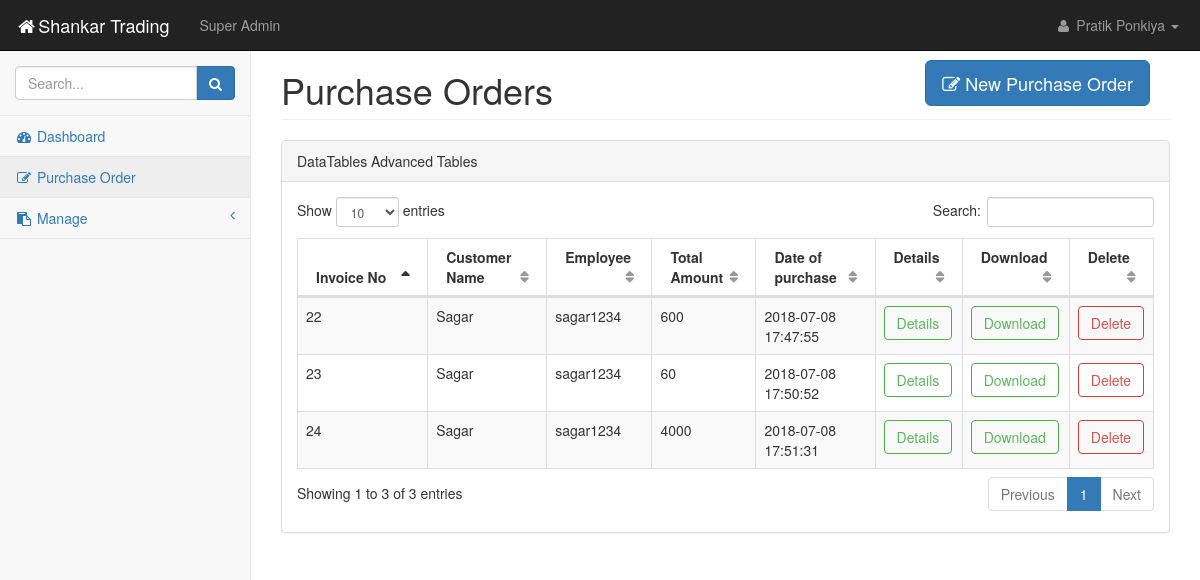
Before: /pages/tables5.php (signed in) with the older database file.
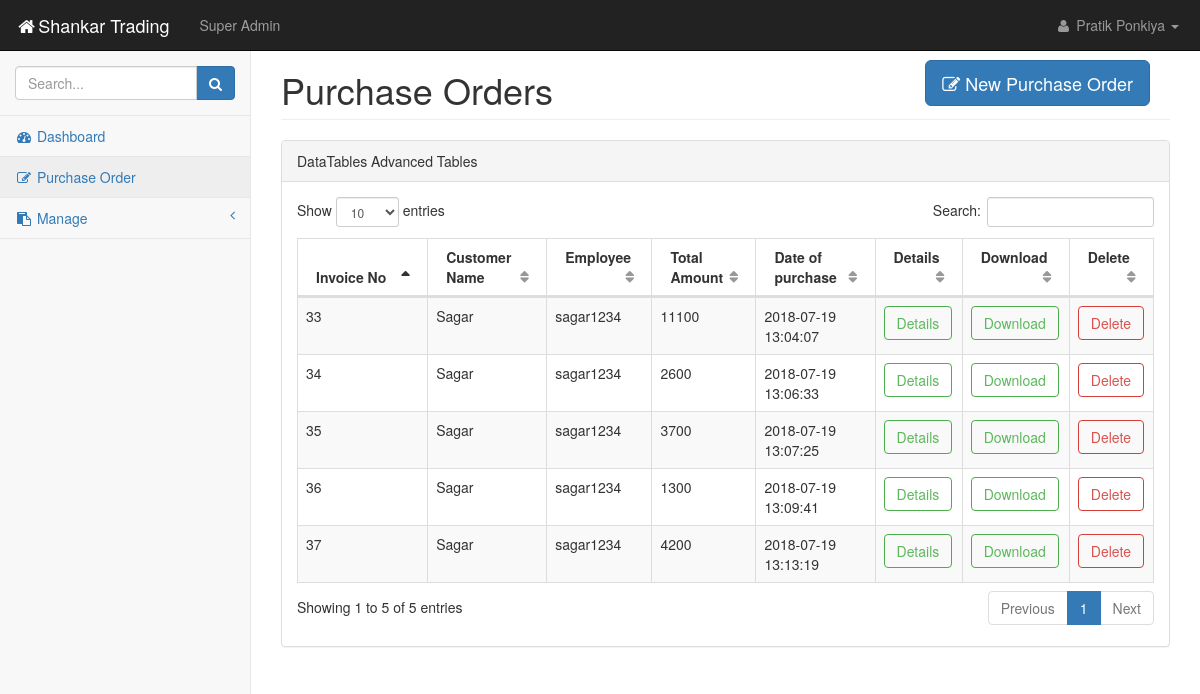
After: the same page with the newer database file.
### tables this page shows
CREATE TABLE `tbl_transation_header` (
  `invoice` int(11) NOT NULL,
  `customer_name` varchar(50) NOT NULL,
  `employee_uname` varchar(50) NOT NULL,
  `total_amt` float NOT NULL,
  `date_time` timestamp NOT NULL DEFAULT CURRENT_TIMESTAMP ON UPDATE CURRENT_TIMESTAMP
);

### pages/tables5.php (the view, shortened to what this page needs)
<?php
include "sidepanel.php";
?>
            <div id="page-wrapper">
                <div class="row">
                    <div class="col-lg-12">
                        <form action="forms5.php" method="POST">
                    <button type="submit" class="btn btn-primary btn-lg" style="float:right;margin:30px 20px 0px 0px;" name="addbtn">
                        <i class="fa fa-edit"></i> New Purchase Order</button></form>
                        <h1 class="page-header">Purchase Orders</h1>
                    </div>
                </div>
                <div class="row">
                    <div class="col-lg-12">
                        <div class="panel panel-default">
                            <div class="panel-heading">
                                DataTables Advanced Tables
                            </div>
                            <div class="panel-body">
                                <div class="dataTable_wrapper">
                                    <table class="table table-striped table-bordered table-hover" id="dataTables-example">
                                    <col width="130">
                                        <thead>
                                            <tr>
                                                    <th>Invoice No</th>
                                                  <th>Customer Name</th>
                                                  <th>Employee</th>
                                                  <th>Total Amount</th>
                                                  <th>Date of purchase</th>
                                                  <th>Details</th>
                                                  <th>Download</th>
                                                  <th>Delete</th>
                                            </tr>
                                        </thead>
                                        <tbody>
                                            <?php
                                            $sql = "SELECT * FROM `tbl_transation_header`";
                                            $result = $conn->query($sql);
                                            while($row=$result->fetch_assoc()){?>
                                        <tr class="odd gradeX">
                                                <td><?php echo $row['invoice'];?></td>
                                                <td><?php echo $row['customer_name'];?></td>
                                                <td><?php echo $row['employee_uname'];?></td>
                                                <td><?php echo $row['total_amt'];?></td>
                                                <td><?php echo $row['date_time'];?></td>
                                                <td class="center">
                                                      <form action="bill.php" method="POST">
                                                      <button type="submit" class="btn btn-outline btn-success" name="detailbtn">Details</button>
                                                      </form>
                                                  </td>
                                                  <td class="center">
                                                      <form action="pdflib.php" method="POST">
                                                      <button type="submit" class="btn btn-outline btn-success" name="detailbtn">Download</button>
                                                      </form>
                                                  </td>
                                                  <td class="center">
                                                      <form action="delete_user.php" method="POST">
                                                      <button type="submit" onclick="return confirm_delete()" class="btn btn-outline btn-danger" name="deletebtn_order">Delete</button>
                                                    </form>
                                                </td>
                                       </tr>
                                            <?php } ?>
                                        </tbody>
                                    </table>
                                </div>
                            </div>
                        </div>
                    </div>
                </div>
            </div>
        </div>
    </body>
</html>

### pages/sidepanel.php (shortened to what this page needs)
<!DOCTYPE html>
<html lang="en">
    <head>
        <link href="../css/bootstrap.min.css" rel="stylesheet">
        <link href="../css/metisMenu.min.css" rel="stylesheet">
        <link href="../css/dataTables/dataTables.bootstrap.css" rel="stylesheet">
        <link href="../css/dataTables/dataTables.responsive.css" rel="stylesheet">
         <link href="../css/morris.css" rel="stylesheet">
        <link href="../css/startmin.css" rel="stylesheet">
        <link href="../css/font-awesome.min.css" rel="stylesheet" type="text/css">
    </head>
    <body>
        <div id="wrapper">
            <nav class="navbar navbar-inverse navbar-fixed-top" role="navigation">
                <div class="navbar-header">
                    <a class="navbar-brand" href="index.php"><i class="fa fa-home fa-fw"></i>Shankar Trading</a>
                </div>
                <ul class="nav navbar-nav navbar-left navbar-top-links">
                    <li><a href="#"><?php
                    if($_SESSION['type'] == 1){
                        echo "Super Admin";
                    } else {
                        echo "Normal User";
                    }
                    ?></a></li>
                </ul>
                <ul class="nav navbar-right navbar-top-links">
                    <li class="dropdown">
                        <a class="dropdown-toggle" data-toggle="dropdown" href="#">
                            <i class="fa fa-user fa-fw"></i> <?php echo $_SESSION['fname']." ".$_SESSION['lname'];?> <b class="caret"></b>
                        </a>
                    </li>
                </ul>
                <div class="navbar-default sidebar" role="navigation">
                    <div class="sidebar-nav navbar-collapse">
                        <ul class="nav" id="side-menu">
                            <li class="sidebar-search">
                                <div class="input-group custom-search-form">
                                    <input type="text" class="form-control" placeholder="Search...">
                                    <span class="input-group-btn">
                                        <button class="btn btn-primary" type="button">
                                            <i class="fa fa-search"></i>
                                        </button>
                                </span>
                                </div>
                            </li>
                            <li>
                                <a href="index.php"><i class="fa fa-dashboard fa-fw"></i> Dashboard</a>
                            </li>
                            <li>
                                <a href="tables5.php"><i class="fa fa-edit fa-fw"></i> Purchase Order</a>
                            </li>
                            <li>
                            <a href="#"><i class="fa fa-clipboard fa-fw"></i> Manage<span class="fa arrow"></span></a>
                </li>
                </ul>
                    </div>
                </div>
            </nav>

### css/startmin.css (style rules this page uses)
body { background-color: #f8f8f8; }
#wrapper { width: 100%; }
#page-wrapper { padding: 30px 15px 0 15px; min-height: 568px; background-color: #fff; }
@media (min-width:768px) { #page-wrapper { position: inherit; margin-left: 250px; padding: 30px 30px 0 30px; border-left: 1px solid #e7e7e7; } }
.navbar-header { float: left; }
.navbar-left { float: left; }
.navbar-right { text-align: right; }
.navbar-top-links { margin: 0; }
.navbar-top-links li { display: inline-block; }
.navbar-top-links li:last-child { margin-right: 6px; }
.navbar-top-links li a { padding: 15px; min-height: 50px; }
.navbar-top-links>li>a { color: #999; }
.sidebar .sidebar-nav.navbar-collapse { padding-right: 0; padding-left: 0; }
.sidebar .sidebar-search { padding: 15px; }
.sidebar ul li { border-bottom: 1px solid #e7e7e7; }
.sidebar ul li a.active { background-color: #eee; }
.sidebar .arrow { float: right; }
.sidebar .fa.arrow:before { content: "\f104"; }
@media (min-width:768px) { .sidebar { z-index: 1; position: absolute; width: 250px; margin-top: 51px; } }
.btn-outline { color: inherit; background-color: transparent; transition: all .5s; }
.btn-success.btn-outline { color: #5cb85c; }
.btn-danger.btn-outline { color: #d9534f; }
table.dataTable thead .sorting, table.dataTable thead .sorting_asc, table.dataTable thead .sorting_desc, table.dataTable thead .sorting_asc_disabled, table.dataTable thead .sorting_desc_disabled { background: 0 0; }
table.dataTable thead .sorting_asc:after { content: "\f0de"; float: right; font-family: fontawesome; }
table.dataTable thead .sorting:after { content: "\f0dc"; float: right; font-family: fontawesome; color: rgba(50,50,50,.5); }

Changed rows visible on the page:
removed tbl_transation_header: invoice "22", customer_name "Sagar", employee_uname "sagar1234", total_amt "600", date_time "2018-07-08 17:47:55"
removed tbl_transation_header: invoice "23", customer_name "Sagar", employee_uname "sagar1234", total_amt "60", date_time "2018-07-08 17:50:52"
removed tbl_transation_header: invoice "24", customer_name "Sagar", employee_uname "sagar1234", total_amt "4000", date_time "2018-07-08 17:51:31"
added tbl_transation_header: invoice "33", customer_name "Sagar", employee_uname "sagar1234", total_amt "11100", date_time "2018-07-19 13:04:07"
added tbl_transation_header: invoice "34", customer_name "Sagar", employee_uname "sagar1234", total_amt "2600", date_time "2018-07-19 13:06:33"
added tbl_transation_header: invoice "35", customer_name "Sagar", employee_uname "sagar1234", total_amt "3700", date_time "2018-07-19 13:07:25"
added tbl_transation_header: invoice "36", customer_name "Sagar", employee_uname "sagar1234", total_amt "1300", date_time "2018-07-19 13:09:41"
added tbl_transation_header: invoice "37", customer_name "Sagar", employee_uname "sagar1234", total_amt "4200", date_time "2018-07-19 13:13:19"
Other visible differences:
text written by a page script: "Show entries Search: Showing 1 to 3 of 3 entries Previous 1 Next" → "Show entries Search: Showing 1 to 5 of 5 entries Previous 1 Next"
